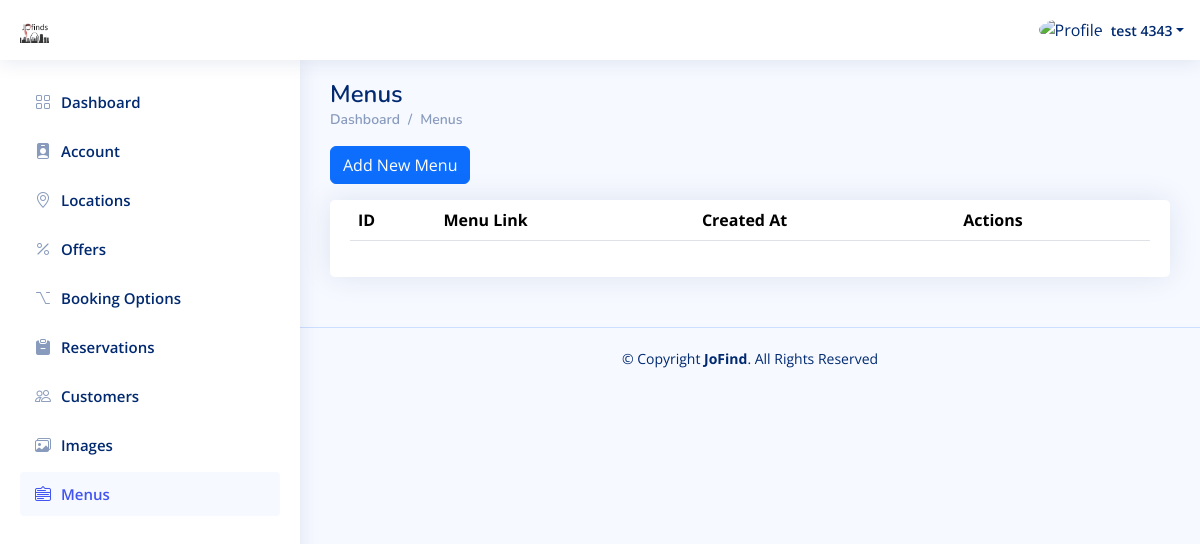
/Place_Dashboard/Menu.php (signed in), run on an earlier commit of the app's database.
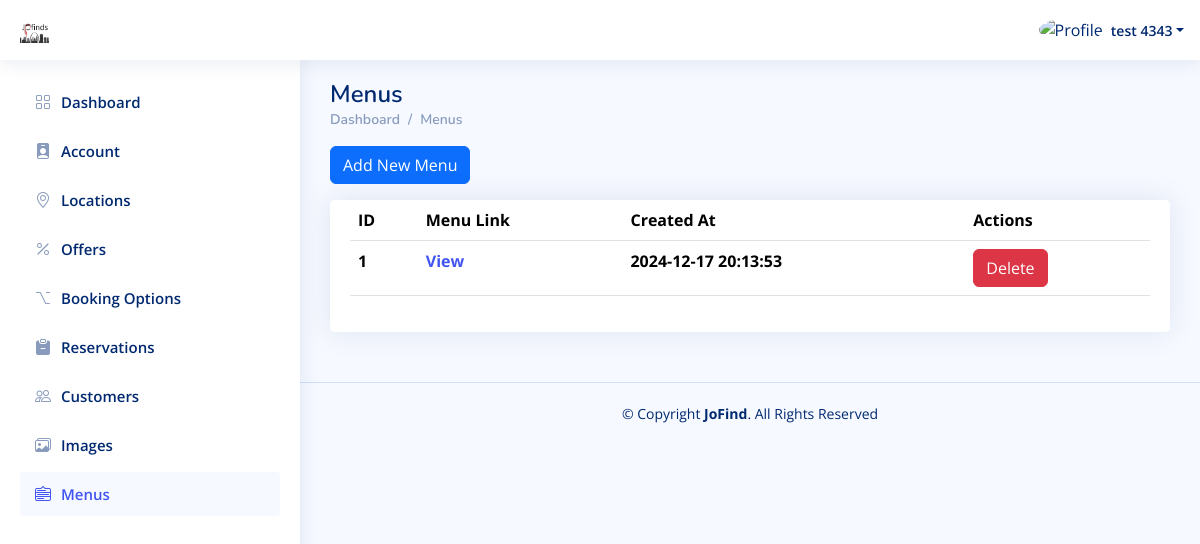
And on a later commit of the database.
### tables this page shows
CREATE TABLE `place_menus` (
  `id` int(11) NOT NULL,
  `place_id` int(11) NOT NULL,
  `menu_image` varchar(250) NOT NULL,
  `created_at` timestamp NOT NULL DEFAULT current_timestamp()
);

### Place_Dashboard/Menu.php (the view, shortened to what this page needs)
<?php
include "../Connect.php";
$P_ID = $_SESSION['P_Log'];
if (!$P_ID) {
    echo '<script language="JavaScript">
     document.location="../Place_Login.php";
    </script>';
} else {
    $sql1 = mysqli_query($con, "select * from places where id = '$P_ID'");
    $row1 = mysqli_fetch_array($sql1);
    $name = $row1['name'];
}
?>
<!DOCTYPE html>
<html lang="en">
  <head>
    <link
      href="../assets/vendor/bootstrap/css/bootstrap.min.css"
      rel="stylesheet"
    />
    <link
      href="../assets/vendor/bootstrap-icons/bootstrap-icons.css"
      rel="stylesheet"
    />
    <link href="../assets/vendor/boxicons/css/boxicons.min.css" rel="stylesheet" />
    <link href="../assets/vendor/quill/quill.snow.css" rel="stylesheet" />
    <link href="../assets/vendor/quill/quill.bubble.css" rel="stylesheet" />
    <link href="../assets/vendor/remixicon/remixicon.css" rel="stylesheet" />
    <link href="../assets/vendor/simple-datatables/style.css" rel="stylesheet" />
    <link href="../assets/css/style.css" rel="stylesheet" />
  </head>
  <body>
    <header id="header" class="header fixed-top d-flex align-items-center">
      <div class="d-flex align-items-center justify-content-between">
        <a href="index.php" class="logo d-flex align-items-center">
          <img src="../assets/img/Logo.png" alt="" />
        </a>
      </div>
      <nav class="header-nav ms-auto">
        <ul class="d-flex align-items-center">
          <li class="nav-item dropdown pe-3">
            <a
              class="nav-link nav-profile d-flex align-items-center pe-0"
              href="#"
              data-bs-toggle="dropdown"
            >
              <img
                src="https://www.computerhope.com/jargon/g/guest-user.png"
                alt="Profile"
                class="rounded-circle"
              />
              <span class="d-none d-md-block dropdown-toggle ps-2"><?php echo $name ?></span> </a
            >
          </li>
        </ul>
      </nav>
    </header>
    <?php require './Aside-Nav/Aside.php'?>
    <main id="main" class="main">
      <div class="pagetitle">
        <h1>Menus</h1>
        <nav>
          <ol class="breadcrumb">
            <li class="breadcrumb-item"><a href="index.php">Dashboard</a></li>
            <li class="breadcrumb-item">Menus</li>
          </ol>
        </nav>
      </div>
      <section class="section">
      <div class="mb-3">
          <button
            type="button"
            class="btn btn-primary"
            data-bs-toggle="modal"
            data-bs-target="#verticalycentered"
          >
            Add New Menu
          </button>
        </div>
        <div class="row">
          <div class="col-lg-12">
            <div class="card">
              <div class="card-body">
                <table class="table datatable">
                  <thead>
                    <tr>
                      <th scope="col">ID</th>
                      <th scope="col">Menu Link</th>
                      <th scope="col">Created At</th>
                      <th scope="col">Actions</th>
                    </tr>
                  </thead>
                  <tbody>
                  <?php
$sql1 = mysqli_query($con, "SELECT * from place_menus WHERE place_id = '$P_ID' ORDER BY id DESC");
while ($row1 = mysqli_fetch_array($sql1)) {
    $image_id = $row1['id'];
    $image = $row1['menu_image'];
    $created_at = $row1['created_at'];
    ?>
                    <tr>
                      <th scope="row"><?php echo $image_id ?></th>
                      <th scope="row"><a href="<?php echo $image ?>" target="_blank">View</a></th>
                      <th scope="row"><?php echo $created_at ?></th>
                      <th scope="row">
                    <a href="./DeleteImage.php?image_id=<?php echo $image_id ?>" class="btn btn-danger">Delete</a>
                      </th>
                    </tr>
<?php
}?>
                  </tbody>
                </table>
              </div>
            </div>
          </div>
        </div>
      </section>
    </main>
    <footer id="footer" class="footer">
      <div class="copyright">
        &copy; Copyright <strong><span>JoFind</span></strong
        >. All Rights Reserved
      </div>
    </footer>
  </body>
</html>

What changed in the data, as far as the page shows it:
added place_menus: id "1", created_at "2024-12-17 20:13:53"
